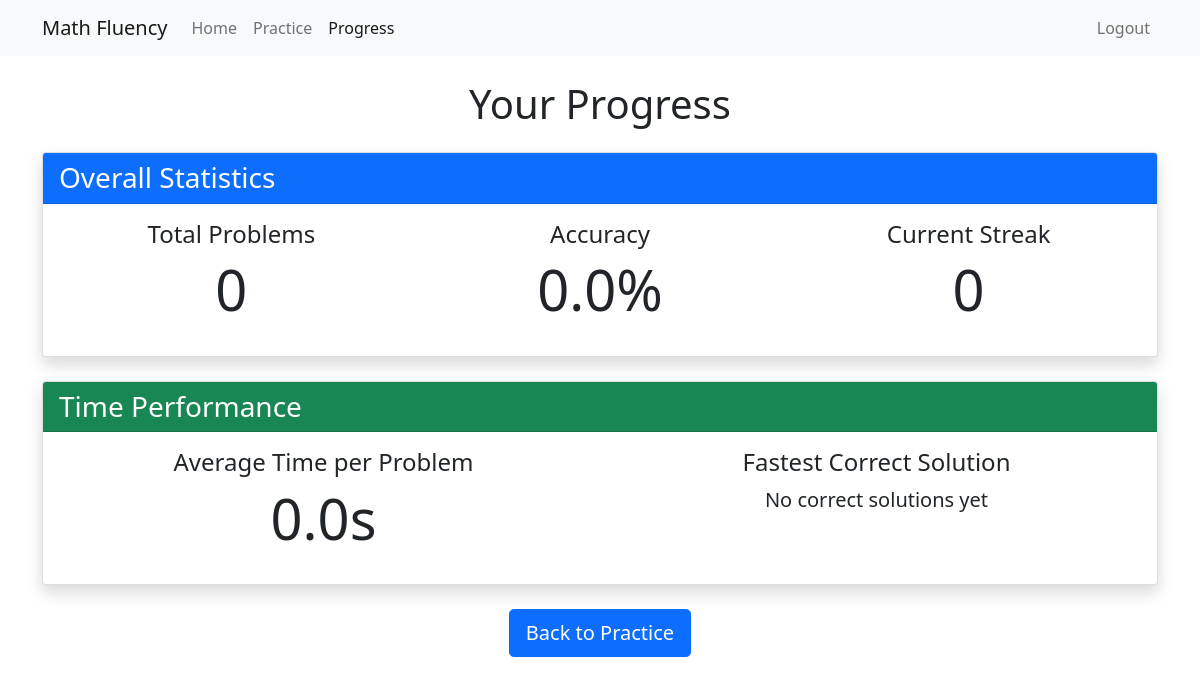
/progress (signed in), run on an earlier commit of the app's database.
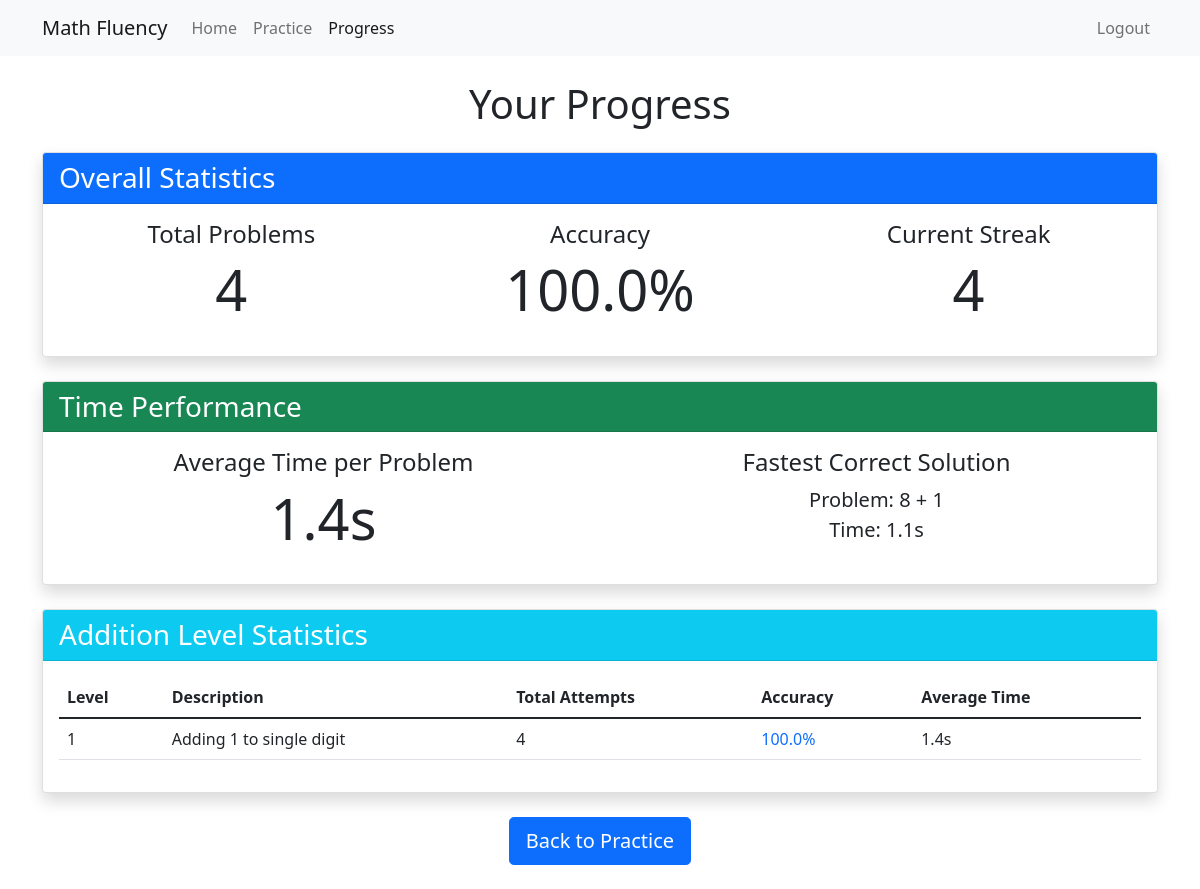
And on a later commit of the database.
### models/practice_attempt.py (models this page shows)
class PracticeAttempt(db.Model):
    id = db.Column(db.Integer, primary_key=True)
    user_id = db.Column(db.Integer, db.ForeignKey('user.id'), nullable=False)
    operation = db.Column(db.String(20), nullable=False)  # 'addition' or 'multiplication'
    level = db.Column(db.Integer, nullable=False)
    problem = db.Column(db.String(50), nullable=False)
    user_answer = db.Column(db.Integer, nullable=False)
    correct_answer = db.Column(db.Integer, nullable=False)
    is_correct = db.Column(db.Boolean, nullable=False)
    time_taken = db.Column(db.Float)  # in seconds
    created_at = db.Column(db.DateTime, default=datetime.utcnow)
    user = db.relationship('User', backref=db.backref('practice_attempts', lazy=True))

### app.py (the view, shortened to what this page needs)
@app.route('/progress')
@login_required
def progress():
    try:
        total_attempts = PracticeAttempt.query.filter_by(user_id=current_user.id).count()
        print(f"Total attempts: {total_attempts}")  # Debug print
        correct_attempts = PracticeAttempt.query.filter_by(
            user_id=current_user.id,
            is_correct=True
        ).count()
        print(f"Correct attempts: {correct_attempts}")  # Debug print
        accuracy = (correct_attempts / total_attempts * 100) if total_attempts > 0 else 0
        avg_time = db.session.query(func.avg(PracticeAttempt.time_taken))\
            .filter(PracticeAttempt.user_id == current_user.id).scalar() or 0
        print(f"Average time: {avg_time}")  # Debug print
        fastest_correct = PracticeAttempt.query\
            .filter_by(user_id=current_user.id, is_correct=True)\
            .order_by(PracticeAttempt.time_taken.asc()).first()
        attempts = PracticeAttempt.query\
            .filter_by(user_id=current_user.id)\
            .order_by(PracticeAttempt.created_at.desc()).all()
        current_streak = 0
        for attempt in attempts:
            if attempt.is_correct:
                current_streak += 1
            else:
                break
        operation_stats = {}
        addition_levels = {
            1: "Adding 1 to single digit",
            2: "Adding 2 to single digit",
            3: "Make 10",
            4: "Add single digit to double digit",
            5: "Add double digit to double digit"
        }
        multiplication_levels = {i: f"× {i} Table" for i in range(13)}  # 0-12 tables
        addition_stats = {}
        addition_attempts = PracticeAttempt.query.filter_by(
            user_id=current_user.id,
            operation='addition'
        ).all()
        print(f"Addition attempts found: {len(addition_attempts)}")  # Debug print
        if addition_attempts:
            for level, description in addition_levels.items():
                level_attempts = [a for a in addition_attempts if a.level == level]
                total = len(level_attempts)
                print(f"Level {level} attempts: {total}")  # Debug print
                if total > 0:
                    correct = len([a for a in level_attempts if a.is_correct])
                    times = [a.time_taken for a in level_attempts if a.time_taken is not None]
                    avg_time = sum(times) / len(times) if times else 0
                    addition_stats[str(level)] = {  # Convert level to string for template
                        'description': description,
                        'total': total,
                        'accuracy': (correct/total*100),
                        'avg_time': avg_time
                    }
        multiplication_stats = {}
        multiplication_attempts = PracticeAttempt.query.filter_by(
            user_id=current_user.id,
            operation='multiplication'
        ).all()
        print(f"Multiplication attempts found: {len(multiplication_attempts)}")  # Debug print
        operation_stats = {
            'addition': addition_stats,
            'multiplication': multiplication_stats
        }
        print(f"Final operation_stats: {operation_stats}")  # Debug print
        addition_missed = analyze_missed_problems(current_user.id, 'addition')
        multiplication_missed = analyze_missed_problems(current_user.id, 'multiplication')
        return render_template('progress.html',
            total_attempts=total_attempts,
            correct_attempts=correct_attempts,
            accuracy=accuracy,
            avg_time=avg_time,
            fastest_correct=fastest_correct,
            current_streak=current_streak,
            operation_stats=operation_stats,
            addition_missed=addition_missed[:5],  # Show top 5 missed problems
            multiplication_missed=multiplication_missed[:5]
        )
    except Exception as e:
        print(f"Error in progress route: {str(e)}")  # Debug print
        return f"An error occurred: {str(e)}", 500

### app.py (called while the page is built, shortened)
@login_manager.user_loader
def load_user(user_id):
    return User.query.get(int(user_id))

def analyze_missed_problems(user_id, operation=None):
    query = PracticeAttempt.query.filter_by(user_id=user_id, is_correct=False)
    if operation:
        query = query.filter_by(operation=operation)
    missed_attempts = query.all()
    problem_stats = {}
    problem_list = [
        {
            'problem': problem,
            'total_attempts': stats['total_attempts'],
            'incorrect_attempts': stats['incorrect_attempts'],
            'last_seen': stats['last_seen'],
            'operation': stats['operation'],
            'level': stats['level']
        }
        for problem, stats in problem_stats.items()
    ]
    return sorted(problem_list, key=lambda x: x['incorrect_attempts'], reverse=True)

### templates/progress.html (shortened to what this page needs)
{% extends "base.html" %}
{% block content %}
<div class="container mt-4">
    <h1 class="text-center mb-4">Your Progress</h1>
    <div class="card mb-4 shadow">
        <div class="card-header bg-primary text-white">
            <h3 class="mb-0">Overall Statistics</h3>
        </div>
        <div class="card-body">
            <div class="row">
                <div class="col-md-4 text-center mb-3">
                    <h4>Total Problems</h4>
                    <div class="display-4">{{ total_attempts }}</div>
                </div>
                <div class="col-md-4 text-center mb-3">
                    <h4>Accuracy</h4>
                    <div class="display-4">{{ "%.1f"|format(accuracy) }}%</div>
                </div>
                <div class="col-md-4 text-center mb-3">
                    <h4>Current Streak</h4>
                    <div class="display-4">{{ current_streak }}</div>
                </div>
            </div>
        </div>
    </div>
    <div class="card mb-4 shadow">
        <div class="card-header bg-success text-white">
            <h3 class="mb-0">Time Performance</h3>
        </div>
        <div class="card-body">
            <div class="row">
                <div class="col-md-6 text-center mb-3">
                    <h4>Average Time per Problem</h4>
                    <div class="display-4">{{ "%.1f"|format(avg_time) }}s</div>
                </div>
                <div class="col-md-6 text-center mb-3">
                    <h4>Fastest Correct Solution</h4>
                    {% if fastest_correct %}
                    <div class="lead">
                        Problem: {{ fastest_correct['problem'] }}<br>
                        Time: {{ "%.1f"|format(fastest_correct['time_taken']) }}s
                    </div>
                    {% else %}
                    <div class="lead">No correct solutions yet</div>
                    {% endif %}
                </div>
            </div>
        </div>
    </div>
    {% if operation_stats and operation_stats['addition'] %}
    <div class="card mb-4 shadow">
        <div class="card-header bg-info text-white">
            <h3 class="mb-0">Addition Level Statistics</h3>
        </div>
        <div class="card-body">
            <div class="table-responsive">
                <table class="table table-hover">
                    <thead>
                        <tr>
                            <th>Level</th>
                            <th>Description</th>
                            <th>Total Attempts</th>
                            <th>Accuracy</th>
                            <th>Average Time</th>
                        </tr>
                    </thead>
                    <tbody>
                        {% for level, stats in operation_stats['addition'].items()|sort %}
                        <tr>
                            <td>{{ level }}</td>
                            <td>{{ stats['description'] }}</td>
                            <td>{{ stats['total'] }}</td>
                            <td>
                                <a href="{{ url_for('analyze_level', operation='addition', level=level) }}" class="text-decoration-none">
                                    {{ "%.1f"|format(stats['accuracy']) }}%
                                </a>
                            </td>
                            <td>{{ "%.1f"|format(stats['avg_time']) }}s</td>
                        </tr>
                        {% endfor %}
                    </tbody>
                </table>
            </div>
        </div>
    </div>
    {% endif %}
    <div class="text-center mb-4">
        <a href="{{ url_for('practice') }}" class="btn btn-primary btn-lg">
            Back to Practice
        </a>
    </div>
</div>
{% endblock %}

### templates/base.html (shortened to what this page needs)
<!DOCTYPE html>
<html lang="en">
<head>
    <link href="https://cdn.jsdelivr.net/npm/bootstrap@5.1.3/dist/css/bootstrap.min.css" rel="stylesheet">
</head>
<body>
    <nav class="navbar navbar-expand-lg navbar-light bg-light">
        <div class="container">
            <a class="navbar-brand" href="{{ url_for('home') }}">Math Fluency</a>
            <div class="collapse navbar-collapse" id="navbarNav">
                <ul class="navbar-nav">
                    <li class="nav-item">
                        <a class="nav-link {% if request.endpoint == 'home' %}active{% endif %}" href="{{ url_for('home') }}">Home</a>
                    </li>
                    <li class="nav-item">
                        <a class="nav-link {% if request.endpoint == 'practice' %}active{% endif %}" href="{{ url_for('practice') }}">Practice</a>
                    </li>
                    <li class="nav-item">
                        <a class="nav-link {% if request.endpoint == 'progress' %}active{% endif %}" href="{{ url_for('progress') }}">Progress</a>
                    </li>
                </ul>
                <ul class="navbar-nav ms-auto">
                    {% if current_user.is_authenticated %}
                    <li class="nav-item">
                        <a class="nav-link" href="{{ url_for('logout') }}">Logout</a>
                    </li>
                    {% endif %}
                </ul>
            </div>
        </div>
    </nav>
    {% block content %}{% endblock %}
</body>
</html>

What changed in the data, as far as the page shows it:
added PracticeAttempt: problem "8 + 1", time_taken "1.1"
Also different on the page:
{{ total_attempts }}: "0" → "4"
{{ "%.1f"|format(accuracy) }}: "0.0" → "100.0"
{{ current_streak }}: "0" → "4"
{{ "%.1f"|format(avg_time) }}: "0.0" → "1.4"
text no longer shown: "No correct solutions yet"
text now shown: "Problem: Time: s Addition Level Statistics Level Description Total Attempts Accuracy Average Time"
new list line: "1 Adding 1 to single digit 4 100.0 % 1.4 s"
